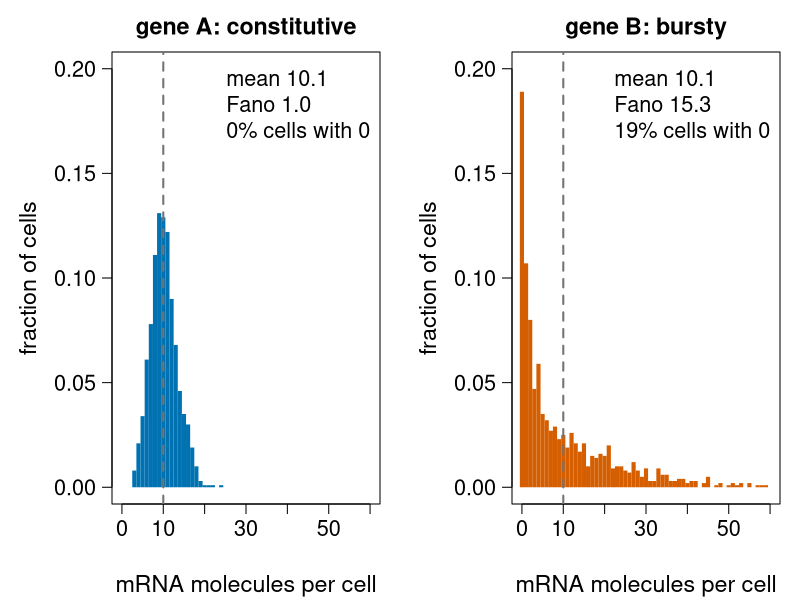
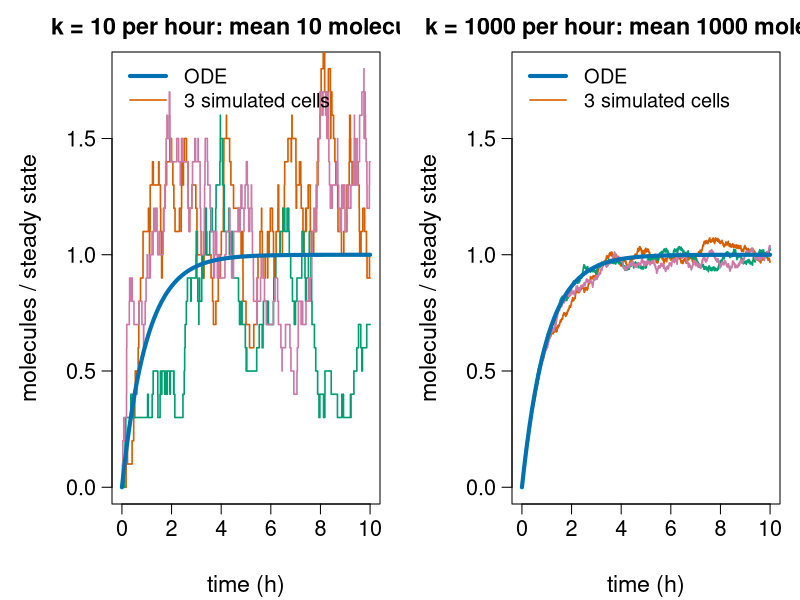
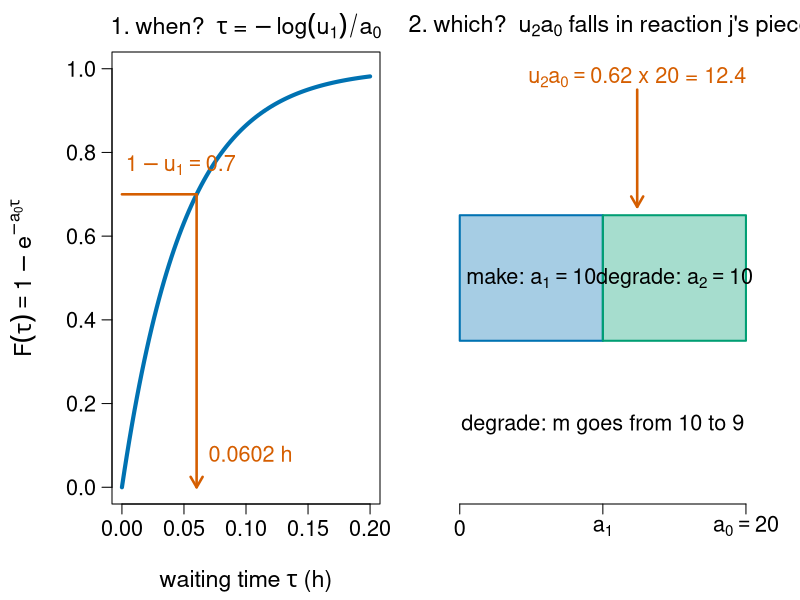
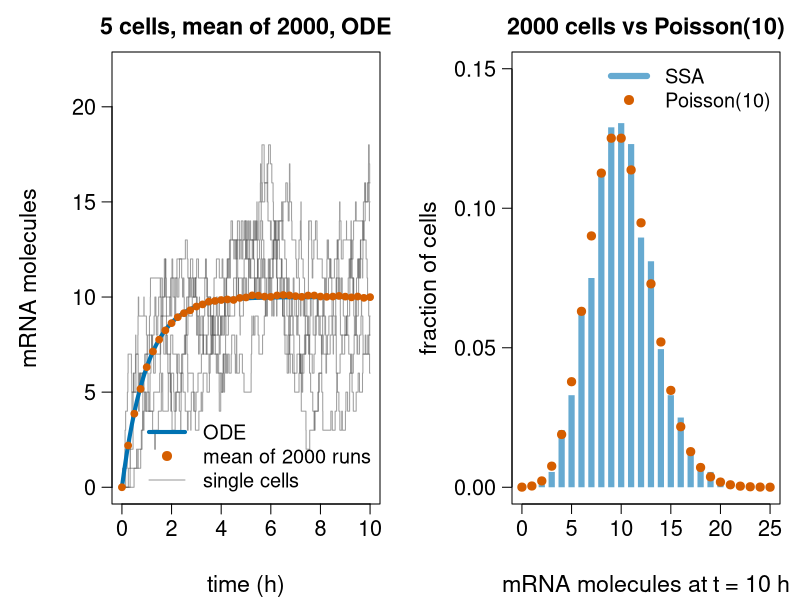
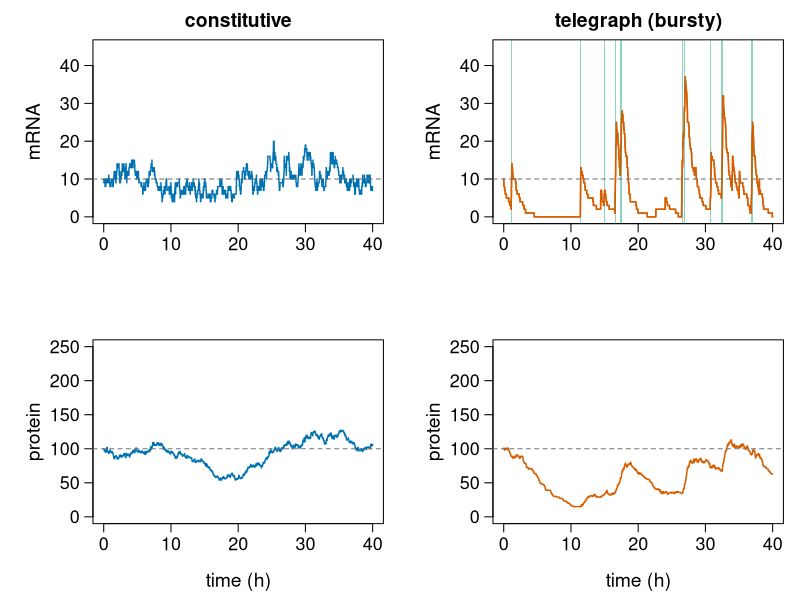
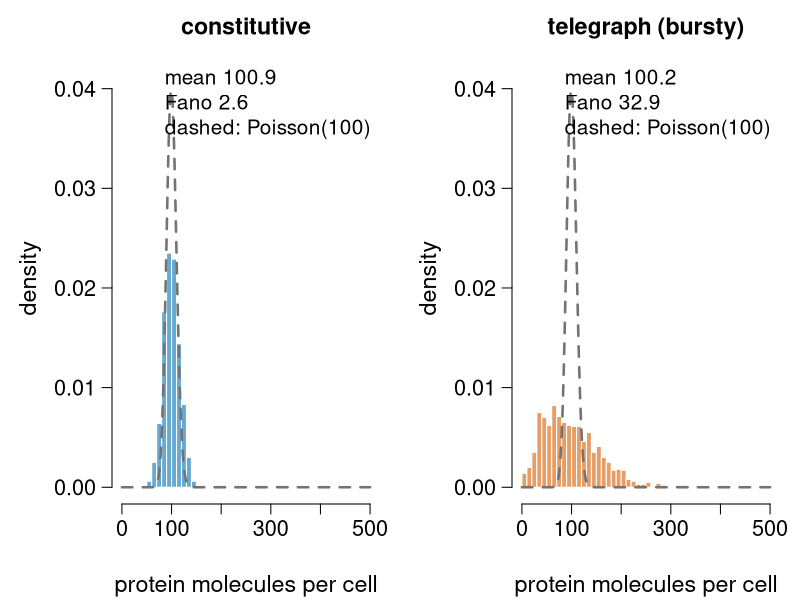
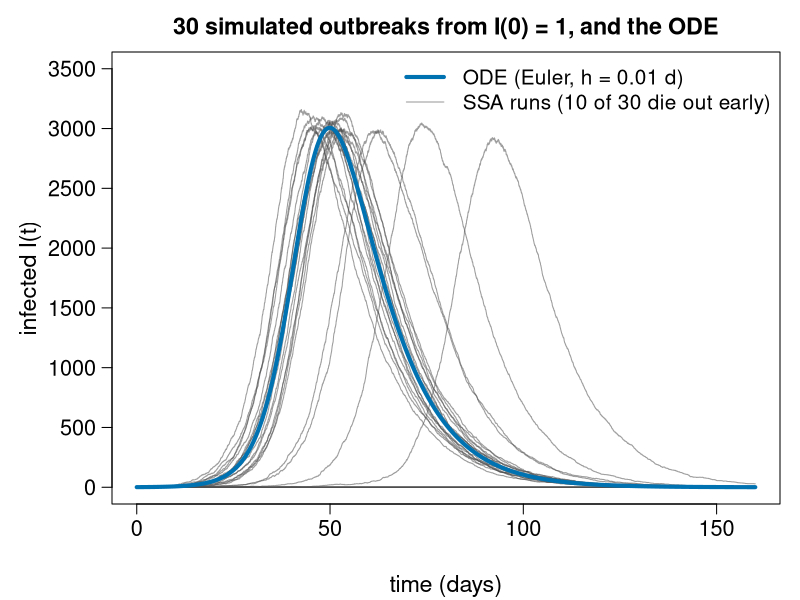

The R script that drew these images, in order:
# Figures for the gillespie/ unit ("Stochastic simulation").
#
# Re-run by hand from this folder (it is NOT run by `quarto render`):
#   cd gillespie && Rscript make-gillespie-figs.R
#
# Base R graphics only; writes fig01-...svg to fig07-...svg. Everything is
# computed here, with the same code, seeds and numbers as on the slides.
# Takes about a minute (hand-written SSA loops in R).

col_a   <- "#0072B2"   # blue
col_b   <- "#D55E00"   # vermillion
col_c   <- "#009E73"   # bluish green
col_ref <- "grey45"
col_pur <- "#CC79A7"   # reddish purple
col_run <- adjustcolor("grey30", 0.55)

fig <- function(file, w = 9, h = 5.2, expr, mfrow = c(1, 1)) {
  # PNG for figures with many points (keeps files small), SVG otherwise
  if (grepl("\\.png$", file)) png(file, width = w, height = h, units = "in", res = 150)
  else svg(file, width = w, height = h)
  par(mfrow = mfrow, mar = c(4.8, 5.6, 2.6, 1), las = 1, mgp = c(3.6, 0.8, 0),
      cex.lab = 1.4, cex.axis = 1.3, cex.main = 1.4)
  expr
  dev.off()
}

## ---- the SSA as on the slides ------------------------------------------------

ssa <- function(x, S, propensity, times) {   # S: species x reactions
  out <- matrix(0, length(times), length(x)); t <- 0; i <- 1
  repeat {
    a <- propensity(x); a0 <- sum(a)
    t <- t - log(runif(1)) / a0               # Inf if a0 = 0: nothing more happens
    while (i <= length(times) && times[i] < t) { out[i, ] <- x; i <- i + 1 }
    if (i > length(times)) return(out)
    j <- findInterval(runif(1) * a0, cumsum(a)) + 1   # reaction j w.p. a_j / a0
    x <- x + S[, j]
  }
}
# the same, but recording every event (for plotting trajectories)
ssa_path <- function(x, S, propensity, t_end) {
  n_max <- 1e6; tt <- numeric(n_max); X <- matrix(0, n_max, length(x))
  t <- 0; n <- 1; X[1, ] <- x
  repeat {
    a <- propensity(x); a0 <- sum(a)
    t <- t - log(runif(1)) / a0
    if (t > t_end) break
    j <- findInterval(runif(1) * a0, cumsum(a)) + 1
    x <- x + S[, j]
    n <- n + 1; tt[n] <- t; X[n, ] <- x
  }
  n <- n + 1; tt[n] <- t_end; X[n, ] <- x      # hold the last state to t_end
  list(t = tt[1:n], x = X[1:n, , drop = FALSE])
}
fano <- function(v) var(v) / mean(v)

S1 <- matrix(c(1, -1), nrow = 1)
bd <- function(k) function(x) c(k, 1 * x)
S3 <- rbind(g = c(1, -1, 0,  0, 0,  0),
            m = c(0,  0, 1, -1, 0,  0),
            p = c(0,  0, 0,  0, 1, -1))
telegraph <- function(x) c(0.5 * (1 - x[1]), 4.5 * x[1], 100 * x[1],
                           1 * x[2], 2 * x[2], 0.2 * x[3])
constit   <- function(x) c(0, 0, 10, 1 * x[2], 2 * x[2], 0.2 * x[3])

## ---- 1000 cells of each gene (slide "Telegraph in R") ------------------------

set.seed(1)
Xc <- t(replicate(1000, ssa(c(1, 0, 0), S3, constit, 30)[1, ]))
set.seed(1)
Xb <- t(replicate(1000, ssa(c(0, 0, 0), S3, telegraph, 30)[1, ]))

## ---- fig01: two genes, same mean, different spread ---------------------------

fig("fig01-two-genes.svg", w = 11, h = 5.0, mfrow = c(1, 2), {
  br <- seq(-0.5, 80.5, 1)
  for (k in 1:2) {
    v <- if (k == 1) Xc[, 2] else Xb[, 2]
    h <- hist(pmin(v, 80), breaks = br, plot = FALSE)
    plot(h$mids, h$counts / 1000, type = "h", lwd = 4, lend = 1,
         col = if (k == 1) col_a else col_b, xlim = c(0, 60), ylim = c(0, 0.2),
         xlab = "mRNA molecules per cell", ylab = "fraction of cells",
         main = if (k == 1) "gene A: constitutive" else "gene B: bursty")
    abline(v = 10, lty = 2, col = col_ref, lwd = 2)
    legend("topright", bty = "n", cex = 1.3,
           legend = c(sprintf("mean %.1f", mean(v)), sprintf("Fano %.1f", fano(v)),
                      sprintf("%.0f%% cells with 0", 100 * mean(v == 0))))
  }
})

## ---- fig02: small and large copy numbers -------------------------------------

set.seed(2)
fig("fig02-small-numbers.png", w = 11, h = 5.0, mfrow = c(1, 2), {
  for (k in c(10, 1000)) {
    plot(NA, xlim = c(0, 10), ylim = c(0, 1.8), xlab = "time (h)",
         ylab = "molecules / steady state",
         main = sprintf("k = %g per hour: mean %g molecules", k, k))
    for (r in 1:3) {
      p <- ssa_path(0, S1, bd(k), 10)
      lines(p$t, p$x[, 1] / k, type = "s", col = c(col_b, col_c, col_pur)[r], lwd = 1.6)
    }
    curve(1 - exp(-x), add = TRUE, lwd = 4, col = col_a)
    legend("topleft", bty = "n", cex = 1.2, lwd = c(4, 1.6), col = c(col_a, col_b),
           legend = c("ODE", "3 simulated cells"))
  }
})

## ---- fig03: one SSA step (m = 10: a = (10, 10)) ------------------------------

fig("fig03-ssa-step.svg", w = 11, h = 4.6, mfrow = c(1, 2), {
  a0 <- 20
  curve(1 - exp(-a0 * x), 0, 0.2, lwd = 4, col = col_a, ylim = c(0, 1),
        xlab = expression("waiting time " * tau * " (h)"),
        ylab = expression(F(tau) == 1 - e^{-a[0] * tau}),
        main = expression("1. when?  " * tau * " = " * -log(u[1]) / a[0]))
  u1 <- 0.3; tau <- -log(u1) / a0
  # inverse transform of 1 - u: plot F and read off at 1 - u1
  segments(0, 1 - u1, tau, 1 - u1, col = col_b, lwd = 2.5)
  arrows(tau, 1 - u1, tau, 0, col = col_b, lwd = 2.5, length = 0.12)
  text(tau, 0.08, sprintf("  %.4f h", tau), adj = 0, cex = 1.3, col = col_b)
  text(0.003, 1 - u1 + 0.07, expression(1 - u[1] == 0.7), adj = 0, cex = 1.3, col = col_b)
  par(mar = c(4.8, 2, 2.6, 1))
  plot(NA, xlim = c(-0.5, 21.5), ylim = c(0, 1), axes = FALSE, xlab = "", ylab = "",
       main = expression("2. which?  " * u[2] * a[0] * " falls in reaction j's piece"))
  rect(0, 0.35, 10, 0.65, col = adjustcolor(col_a, 0.35), border = col_a, lwd = 2)
  rect(10, 0.35, 20, 0.65, col = adjustcolor(col_c, 0.35), border = col_c, lwd = 2)
  text(5, 0.5, expression("make: " * a[1] == 10), cex = 1.3)
  text(15, 0.5, expression("degrade: " * a[2] == 10), cex = 1.3)
  axis(1, at = c(0, 10, 20), labels = c("0", expression(a[1]), expression(a[0] == 20)))
  arrows(12.4, 0.95, 12.4, 0.67, lwd = 2.5, col = col_b, length = 0.12)
  text(12.4, 0.98, expression(u[2] * a[0] == "0.62 x 20 = 12.4"), cex = 1.3, col = col_b)
  text(10, 0.15, "degrade: m goes from 10 to 9", cex = 1.3)
})

## ---- fig04: many runs vs ODE, distribution vs Poisson ------------------------

set.seed(1)
tm <- c(0.5, 1, 2, 10)
M <- replicate(2000, ssa(0, S1, bd(10), tm)[, 1])        # as on the slide
set.seed(3)
tg <- seq(0, 10, by = 0.25)
Mg <- replicate(2000, ssa(0, S1, bd(10), tg)[, 1])
fig("fig04-bd-runs.svg", w = 11, h = 5.0, mfrow = c(1, 2), {
  plot(NA, xlim = c(0, 10), ylim = c(0, 22), xlab = "time (h)", ylab = "mRNA molecules",
       main = "5 cells, mean of 2000, ODE")
  for (r in 1:5) { p <- ssa_path(0, S1, bd(10), 10); lines(p$t, p$x[, 1], type = "s", col = col_run) }
  curve(10 * (1 - exp(-x)), add = TRUE, lwd = 4, col = col_a)
  points(tg, rowMeans(Mg), pch = 19, col = col_b, cex = 0.9)
  legend("bottomright", bty = "n", cex = 1.2, lwd = c(4, NA, 1), pch = c(NA, 19, NA),
         col = c(col_a, col_b, col_run), legend = c("ODE", "mean of 2000 runs", "single cells"))
  m10 <- M[4, ]
  n <- 0:25
  plot(n, tabulate(m10 + 1, 26) / 2000, type = "h", lwd = 6, lend = 1, col = adjustcolor(col_a, 0.6),
       xlab = "mRNA molecules at t = 10 h", ylab = "fraction of cells", main = "2000 cells vs Poisson(10)",
       ylim = c(0, 0.15))
  points(n, dpois(n, 10), pch = 19, col = col_b, cex = 1.1)
  legend("topright", bty = "n", cex = 1.2, lwd = c(6, NA), pch = c(NA, 19),
         col = c(adjustcolor(col_a, 0.6), col_b), legend = c("SSA", "Poisson(10)"))
})

## ---- fig05: telegraph trajectories ------------------------------------------

set.seed(5)
pc <- ssa_path(c(1, 10, 100), S3, constit, 40)
pb <- ssa_path(c(0, 10, 100), S3, telegraph, 40)
fig("fig05-telegraph.svg", w = 11, h = 5.6, mfrow = c(2, 2), {
  par(mar = c(4.6, 5.6, 2.4, 1), mgp = c(3, 0.8, 0))
  for (k in 1:2) {
    p <- if (k == 1) pc else pb
    plot(p$t, p$x[, 2], type = "s", col = if (k == 1) col_a else col_b, lwd = 1.4,
         ylim = c(0, 45), xlab = "", ylab = "mRNA",
         main = if (k == 1) "constitutive" else "telegraph (bursty)")
    if (k == 2) {                          # shade the on periods
      on <- p$x[, 1] == 1
      idx <- which(on)
      for (i in idx) rect(p$t[i], -5, p$t[i + 1], 75, col = adjustcolor(col_c, 0.45), border = NA)
      lines(p$t, p$x[, 2], type = "s", col = col_b, lwd = 1.4)
    }
    abline(h = 10, lty = 2, col = col_ref)
  }
  for (k in 1:2) {
    p <- if (k == 1) pc else pb
    plot(p$t, p$x[, 3], type = "s", col = if (k == 1) col_a else col_b, lwd = 1.4,
         ylim = c(0, 250), xlab = "time (h)", ylab = "protein")
    abline(h = 100, lty = 2, col = col_ref)
  }
})

## ---- fig06: protein distributions -------------------------------------------

fig("fig06-protein.svg", w = 11, h = 5.0, mfrow = c(1, 2), {
  br <- seq(0, 500, by = 10)
  for (k in 1:2) {
    v <- if (k == 1) Xc[, 3] else Xb[, 3]
    h <- hist(pmin(v, 499), breaks = br, plot = FALSE)
    plot(h, col = adjustcolor(if (k == 1) col_a else col_b, 0.6), border = "white",
         freq = FALSE, xlab = "protein molecules per cell", ylab = "density", ylim = c(0, 0.042),
         main = if (k == 1) "constitutive" else "telegraph (bursty)")
    curve(dpois(round(x), 100), add = TRUE, n = 501, lwd = 2.5, col = col_ref, lty = 2)
    legend("topright", bty = "n", cex = 1.25,
           legend = c(sprintf("mean %.1f", mean(v)), sprintf("Fano %.1f", fano(v)), "dashed: Poisson(100)"))
  }
})

## ---- fig07: epidemic from one case -------------------------------------------

sir_path <- function(I0, N = 10000, beta = 0.3, gamma = 0.1, t_end = 160) {
  S <- N - I0; I <- I0; t <- 0
  tt <- numeric(25000); II <- numeric(25000); n <- 1; tt[1] <- 0; II[1] <- I
  while (I > 0) {
    a1 <- beta * S * I / N; a2 <- gamma * I; a0 <- a1 + a2
    t <- t - log(runif(1)) / a0
    if (t > t_end) break
    if (runif(1) * a0 < a1) { S <- S - 1; I <- I + 1 } else I <- I - 1
    n <- n + 1; tt[n] <- t; II[n] <- I
  }
  n <- n + 1; tt[n] <- t_end; II[n] <- I
  list(t = tt[1:n], I = II[1:n])
}
sir_ode <- function(I0, h = 0.01) {
  N <- 10000; S <- N - I0; I <- I0; out <- numeric(16001)
  for (n in 1:16001) { out[n] <- I
    dS <- -0.3 * S * I / N; dI <- 0.3 * S * I / N - 0.1 * I
    S <- S + h * dS; I <- I + h * dI }
  list(t = seq(0, 160, by = h), I = out)
}
set.seed(7)
runs <- lapply(1:30, function(r) sir_path(1))
ode <- sir_ode(1)
fig("fig07-sir.png", w = 10, h = 5.2, {
  plot(NA, xlim = c(0, 160), ylim = c(0, 3500), xlab = "time (days)", ylab = "infected I(t)",
       main = "30 simulated outbreaks from I(0) = 1, and the ODE")
  for (r in runs) lines(r$t, r$I, type = "s", col = col_run)
  lines(ode$t, ode$I, lwd = 4, col = col_a)
  died <- sum(sapply(runs, function(r) tail(r$I, 1) == 0 && max(r$I) < 100))
  legend("topright", bty = "n", cex = 1.25, lwd = c(4, 1), col = c(col_a, col_run),
         legend = c("ODE (Euler, h = 0.01 d)", sprintf("SSA runs (%d of 30 die out early)", died)))
})
cat("done\n")
